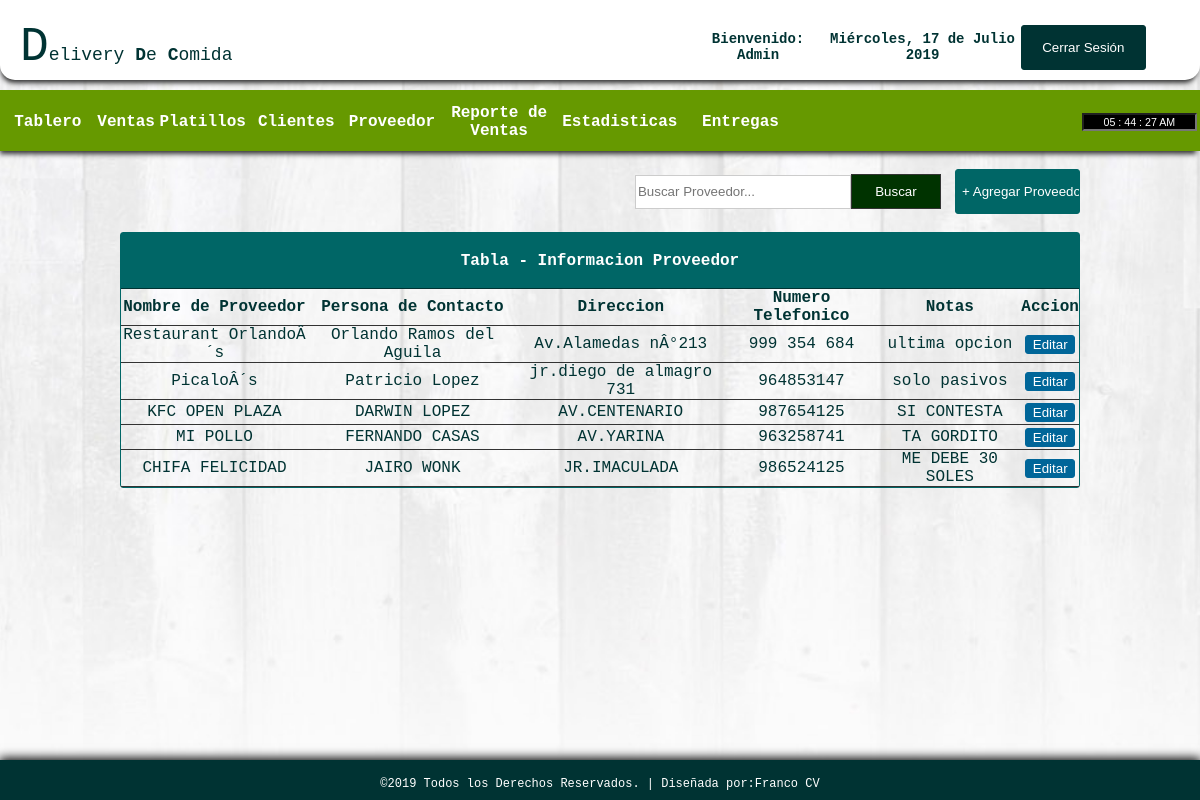
The app's page /supplier.php (signed in) with its own data.
### tables this page shows
CREATE TABLE IF NOT EXISTS `supplier` (
`id` int(11) NOT NULL,
  `suppliername` varchar(100) NOT NULL,
  `contactperson` varchar(100) NOT NULL,
  `address` varchar(100) NOT NULL,
  `contactno` varchar(11) NOT NULL,
  `note` varchar(200) NOT NULL
);

### supplier.php (the view, shortened to what this page needs)
<!DOCTYPE html PUBLIC "-//W3C//DTD XHTML 1.0 Transitional//EN" "http://www.w3.org/TR/xhtml1/DTD/xhtml1-transitional.dtd">
<html xmlns="http://www.w3.org/1999/xhtml">
<head>
</head>
<?php error_reporting(0);
 include_once'./cabezera.php';  ?>
<body>
<br>
<table width="80%" border="0" align="center" cellpadding="0" cellspacing="0">
      <tr>
        <td width="750" align="right">
        <form action="supplier.php" method="get" ecntype="multipart/data-form">
        <input type="text" name="query" style="border:1px solid #CCC; color: #333; width:210px; height:30px;" placeholder="Buscar Proveedor..." /><input type="submit" id="btnsearch" value="Buscar" name="search" />
        </form>
        </td>
        <td width="127" height="37" align="right">
        <a href="javascript:void(0)" onclick="toggle_visibility('popup-box1')"><input type="button" style="border:1px solid #066; background:#066; height:45px; width:125px; color:#FFF; border-radius:3px; font-family: 'Lucida Sans Unicode', 'Lucida Grande', sans-serif;" value="+ Agregar Proveedor" /></a></td>
      </tr>
    </table></th>
  <br>
  <tr>
    <td>
    <table border="0" cellpadding="0" cellspacing="0" align="center" width="80%" style="border:1px solid #066; color:#033; border-radius:3px;">
     <tr>
     <th colspan="6" align="center" height="55px" style="border-bottom:1px solid #033; background: #066; color:#FFF;"> Tabla - Informacion Proveedor</th>
    </tr>
      <tr height="30px">
        <th style="border-bottom:1px solid #333;"> Nombre de Proveedor </th>
        <th style="border-bottom:1px solid #333;"> Persona de Contacto </th>
        <th style="border-bottom:1px solid #333;"> Direccion </th>
        <th style="border-bottom:1px solid #333;"> Numero Telefonico </th>
        <th style="border-bottom:1px solid #333;"> Notas </th>
        <th style="border-bottom:1px solid #333;"> Accion </th>
      </tr>
       <?php
require('config.php');
if(isset($_GET['search'])){
            $query = $_GET['query'];
        $query="SELECT * FROM supplier where concat(suppliername,contactperson,contactno) like '%$query%'";
$result=mysqli_query($db_link, $query);
if($result->num_rows > 0){
while ($row=mysqli_fetch_array($result)){?>
 <tr align="center" style="height:25px">
        <td style="border-bottom:1px solid #333;"> <?php echo $row['suppliername']; ?> </td>
        <td style="border-bottom:1px solid #333;"> <?php echo $row['contactperson']; ?> </td>
        <td style="border-bottom:1px solid #333;"> <?php echo $row['address']; ?> </td>
        <td style="border-bottom:1px solid #333;"> <?php echo $row['contactno']; ?> </td>
        <td style="border-bottom:1px solid #333;"> <?php echo $row['note']; ?> </td>
        <td style="border-bottom:1px solid #333;">
        <a href="edit_supplier.php?id=<?php echo md5($row['id']);?>"><input type="button" value="Editar" style="width:50px; height:20; color:#FFF; background:#069; border:1px solid #069; border-radius:3px;"></a>
        </td>
      </tr>
            <?php
}
            }else{
              echo "<center>No Resultados</center>";
            }
          }else{
$query="SELECT * FROM supplier";
$result=mysqli_query($db_link, $query);
while ($row=mysqli_fetch_array($result)){?>
      <tr align="center" style="height:25px">
      	<td style="border-bottom:1px solid #333;"> <?php echo $row['suppliername']; ?> </td>
        <td style="border-bottom:1px solid #333;"> <?php echo $row['contactperson']; ?> </td>
        <td style="border-bottom:1px solid #333;"> <?php echo $row['address']; ?> </td>
        <td style="border-bottom:1px solid #333;"> <?php echo $row['contactno']; ?> </td>
        <td style="border-bottom:1px solid #333;"> <?php echo $row['note']; ?> </td>
        <td style="border-bottom:1px solid #333;">
        <a href="edit_supplier.php?id=<?php echo md5($row['id']);?>"><input type="button" value="Editar" style="width:50px; height:20; color:#FFF; background:#069; border:1px solid #069; border-radius:3px;"></a>
        </td>
      </tr>
   <?php
}}?>
    </table>
  </td>
  </tr>
<br><br><br>
<div id="footer">
<table border="0" cellpadding="15px" align="center"; style="size: 12px; font-family: 'Courier New', Courier, monospace; color: #FFF; font-size: 12px;">
<tr>
	<td>
     &copy;2019 Todos los Derechos Reservados.  |  Diseñada por:<a href="https://www.facebook.com/repp0rt">Franco CV</a>
    </td>
</tr>
</table>
</div>
</body>
</html>

### css/css1.css (style rules this page uses)
html { font-family: "Courier New", Courier, monospace; color: #033; height:100%; margin:0; padding:0; -webkit-background-size: cover; -moz-background-size: cover; -o-background-size: cover; background-size: cover; }
body { margin:0; font-size:16px; height:100%; margin:0; padding:0; background:url(../images/bgimg.jpg) no-repeat center fixed; -webkit-background-size: cover; -moz-background-size: cover; -o-background-size: cover; background-size: cover; }
#footer { clear: both; background: #033; height: 40px; width: 100%; position: fixed; left: 0px; bottom: 0px; text-align: center; box-shadow:0px -1px 10px 1px #000; }
#btnsearch { border:1px solid #333; background: #030; height:35px; width:90px; color: #FFF; font-family:"Lucida Sans Unicode", "Lucida Grande", sans-serif; }
a:link { color:#FFF; text-decoration: none; }
table { border-radius:3px; text-align: center; }

### records on screen
supplier: suppliername "Restaurant OrlandoÂ´s", contactperson "Orlando Ramos del Aguila", address "Av.Alamedas nÂ°213", contactno "999 354 684", note "ultima opcion"
supplier: suppliername "PicaloÂ´s", contactperson "Patricio Lopez", address "jr.diego de almagro 731", contactno "964853147", note "solo pasivos"
supplier: suppliername "KFC OPEN PLAZA", contactperson "DARWIN LOPEZ", address "AV.CENTENARIO", contactno "987654125", note "SI CONTESTA"
supplier: suppliername "MI POLLO", contactperson "FERNANDO CASAS", address "AV.YARINA", contactno "963258741", note "TA GORDITO"
supplier: suppliername "CHIFA FELICIDAD", contactperson "JAIRO WONK", address "JR.IMACULADA", contactno "986524125", note "ME DEBE 30 SOLES"

### other values on screen
$_SESSION['access'] "Admin"
$dia "Miércoles"
$mes "Julio"
